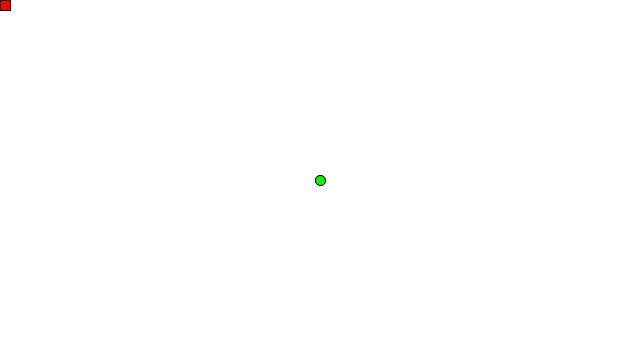
Frame 1 (no input)
Frame 60 (the mouse pressed at the canvas centre just before this capture): identical to frame 1, image omitted
Frame 120 (the mouse held since frame 60 and released just before this capture): identical to frame 1, image omitted

The Processing sketch that drew this single still picture (run headless with seeded random() and noise(); from frame 60 on, the mouse is pressed at the canvas centre):

// Processing sketch: sketch_220228a
// ── sketch_220228a.pde
//Variáveis do posicionamento e velocidade do retângulo
float speedY, speedX, posX, posY;
//Variáveis do posicionamento e velocidade do círculo
float enemyX, enemyY, enemySpeedX, enemySpeedY;

void setup(){
    size(640,360);
    background(255);
    enemyX = width / 2;
    enemyY = height / 2;
}

 void draw(){
    background(255);
    //Chamada de funções
    enemy();
    player();
}

//Funções do jogador
void player() {
    posX = posX + speedX;
    posY = posY + speedY;
    //Cria um retângulo de pode ser controlado pelo teclado
     fill(255,0,0);
    rect(posX, posY, 10, 10);
}

//Programação do inimigo
void enemy() {
    //Máquina de estados do inimigo
    if (dist(enemyX, enemyY, posX, posY) < 100) {
      enemyPursue();
    }
    else {
       enemyRest();
    }

    //Atualiza a posição de acordo com o posicionamento em relação ao mouse
    enemyX = enemyX + enemySpeedX;
    enemyY = enemyY + enemySpeedY;  
    fill(0,255,0);
     ellipse(enemyX, enemyY, 10,10);
}

//Comportamento de descanso do inimigo
void enemyRest() {
     enemySpeedY = 0;
     enemySpeedX = 0;
}

//Estado do inimigo de perseguição
void enemyPursue() {
  if (enemyX < posX - 3) {
      enemySpeedX = 2;
  }
  else if (enemyX > posX + 3) {
      enemySpeedX = -2;
  }
  else {
       enemySpeedX = 0;
  }

//Verifica a posição em vertical do mouse para persegui-lo
  if (enemyY < posY - 3) {
      enemySpeedY = 2;
  }
  else if (enemyY > posY + 3) {
      enemySpeedY = -2;
  }
  else {
      enemySpeedY = 0;
  }
}

void keyPressed() {
  if (key == 'a' || key == 'A') {
      speedX = -3;
}
  if (key == 's' || key == 'S') {
      speedY = 3;
  }
    if (key == 'd' || key == 'D') {
      speedX = 3;
    }
    if (key == 'w' || key == 'W') {
      speedY = -3;
    }
}

void keyReleased() {
    if (key == 'a' || key == 'A') {
      speedX = 0;
    }
    if (key == 's' || key == 'S') {
      speedY = 0;
    }
    if (key == 'd' || key == 'D') {
      speedX = 0;
    }
    if (key == 'w' || key == 'W') {
      speedY = 0;
    }
}
